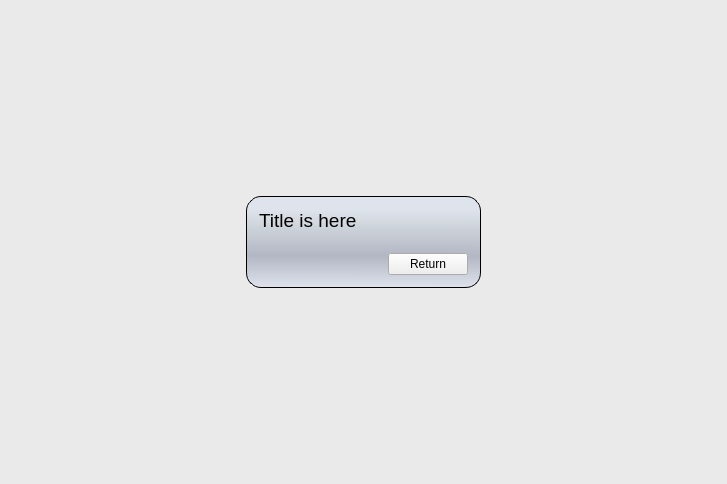
<?xml version="1.0" encoding="UTF-8"?>
<ui version="4.0">
 <class>EtherActionWidget</class>
 <widget class="QWidget" name="EtherActionWidget">
  <property name="geometry">
   <rect>
    <x>0</x>
    <y>0</y>
    <width>727</width>
    <height>484</height>
   </rect>
  </property>
  <property name="windowTitle">
   <string>EtherActionWidget</string>
  </property>
  <property name="styleSheet">
   <string notr="true">QWidget#EtherActionWidget {
	background-color: rgba(227, 227, 227, 125);
}

QFrame#ContainerFrame {
	background-color: qlineargradient(spread:pad, x1:0.006, y1:0, x2:0, y2:1, stop:0.142045 rgba(222, 227, 236, 255), stop:0.295455 rgba(209, 215, 221, 255), stop:0.65 rgba(179, 183, 196, 255), stop:1 rgba(222, 227, 236, 255));
	border: 1px solid black;
	border-radius: 15px;
}</string>
  </property>
  <layout class="QVBoxLayout" name="verticalLayout_2">
   <item>
    <layout class="QHBoxLayout" name="horizontalLayout_2">
     <item>
      <spacer name="horizontalSpacer_2">
       <property name="orientation">
        <enum>Qt::Horizontal</enum>
       </property>
       <property name="sizeHint" stdset="0">
        <size>
         <width>40</width>
         <height>20</height>
        </size>
       </property>
      </spacer>
     </item>
     <item>
      <layout class="QVBoxLayout" name="verticalLayout">
       <item>
        <spacer name="verticalSpacer_3">
         <property name="orientation">
          <enum>Qt::Vertical</enum>
         </property>
         <property name="sizeHint" stdset="0">
          <size>
           <width>20</width>
           <height>40</height>
          </size>
         </property>
        </spacer>
       </item>
       <item>
        <widget class="QFrame" name="ContainerFrame">
         <property name="frameShape">
          <enum>QFrame::StyledPanel</enum>
         </property>
         <property name="frameShadow">
          <enum>QFrame::Raised</enum>
         </property>
         <layout class="QVBoxLayout" name="verticalLayout_3">
          <property name="margin">
           <number>12</number>
          </property>
          <item>
           <layout class="QVBoxLayout" name="mainLayout">
            <item>
             <widget class="QLabel" name="titleLabel">
              <property name="font">
               <font>
                <pointsize>14</pointsize>
               </font>
              </property>
              <property name="styleSheet">
               <string notr="true">padding-bottom: 15px;</string>
              </property>
              <property name="text">
               <string>Title is here</string>
              </property>
              <property name="indent">
               <number>0</number>
              </property>
             </widget>
            </item>
            <item>
             <layout class="QVBoxLayout" name="widgetLayout"/>
            </item>
            <item>
             <layout class="QHBoxLayout" name="horizontalLayout">
              <item>
               <spacer name="horizontalSpacer">
                <property name="orientation">
                 <enum>Qt::Horizontal</enum>
                </property>
                <property name="sizeHint" stdset="0">
                 <size>
                  <width>40</width>
                  <height>20</height>
                 </size>
                </property>
               </spacer>
              </item>
              <item>
               <widget class="QPushButton" name="pushButtonBack">
                <property name="text">
                 <string>Return</string>
                </property>
               </widget>
              </item>
             </layout>
            </item>
           </layout>
          </item>
         </layout>
        </widget>
       </item>
       <item>
        <spacer name="verticalSpacer_2">
         <property name="orientation">
          <enum>Qt::Vertical</enum>
         </property>
         <property name="sizeHint" stdset="0">
          <size>
           <width>20</width>
           <height>40</height>
          </size>
         </property>
        </spacer>
       </item>
      </layout>
     </item>
     <item>
      <spacer name="horizontalSpacer_3">
       <property name="orientation">
        <enum>Qt::Horizontal</enum>
       </property>
       <property name="sizeHint" stdset="0">
        <size>
         <width>40</width>
         <height>20</height>
        </size>
       </property>
      </spacer>
     </item>
    </layout>
   </item>
  </layout>
 </widget>
 <resources/>
 <connections/>
</ui>
